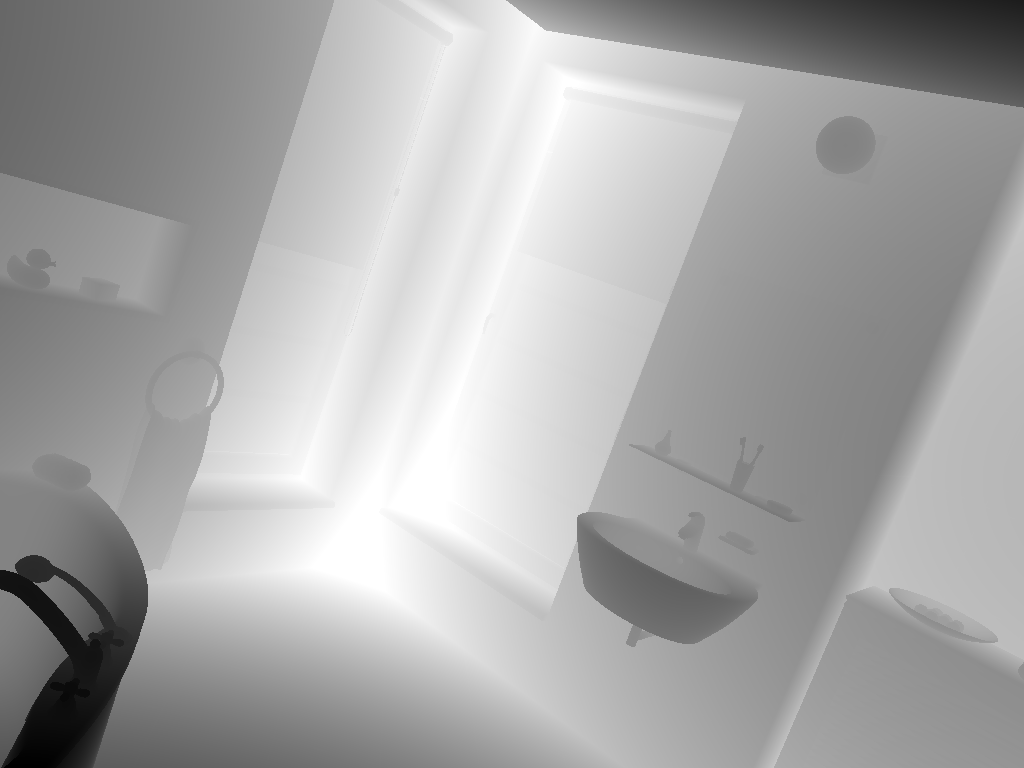
#> input picture data/visual_depth.png, 1024 x 768 px, given in place of visual_depth.jpg, which was not available
$ python depth_and_photometric_to_normals.py   (older library calls are emulated)
#> lines starting #> are read from the running program, lines starting #| are printed output that depends on the picture; pictures that were not available may be replaced by others from this repository, and a replacement may not be noted
import argparse
import os

import cv2
import numpy as np
from scipy.ndimage import gaussian_filter, binary_dilation


def remove_quantization_artifacts(depth: np.ndarray) -> np.ndarray:
    """
    Reduce quantization contours using morphological and interpolation techniques.
    """
    depth_uint8 = (np.clip(depth, 0, 1) * 255).astype(np.uint8)

    # Morphological operations to connect quantization gaps
    kernel = cv2.getStructuringElement(cv2.MORPH_ELLIPSE, (3, 3))
    processed = cv2.morphologyEx(depth_uint8, cv2.MORPH_CLOSE, kernel)
    processed = cv2.morphologyEx(processed, cv2.MORPH_OPEN, kernel)

    # Use inpainting-like smoothing to break harsh transitions
    # Apply small Gaussian then bilateral to smooth while keeping structure
    smooth1 = cv2.GaussianBlur(processed.astype(np.float32), (3, 3), 0.5)
    smooth2 = cv2.bilateralFilter(smooth1.astype(np.uint8), 5, 20, 20).astype(np.float32) / 255.0

    return smooth2


def apply_bilateral_filter(depth: np.ndarray, d: int = 9, sigma_color: float = 0.1, sigma_space: float = 75) -> np.ndarray:
    """Apply bilateral filtering to preserve edges while smoothing."""
    depth_uint8 = (np.clip(depth, 0, 1) * 255).astype(np.uint8)
    filtered = cv2.bilateralFilter(depth_uint8, d, sigma_color * 255, sigma_space)
    return filtered.astype(np.float32) / 255.0


def compute_normals_from_depth(
    depth: np.ndarray, smooth_sigma: float = 1.0, use_bilateral: bool = True
) -> np.ndarray:
    """
    Compute smooth surface normals from a depth map using filtered gradients.
    Aggressive preprocessing to remove quantization/JPEG artifacts.

    Args:
        depth: Grayscale depth map (H x W) as float in [0, 1].
        smooth_sigma: Smoothing strength (Gaussian sigma or bilateral iterations).
        use_bilateral: Use bilateral filtering (better edge preservation) vs Gaussian.

    Returns:
        Normal map (H x W x 3) with normals in [-1, 1] range and unit length.
    """
    # Ensure depth is float
    depth = depth.astype(np.float32)

    # Normalize depth to [0, 1]
    if depth.max() > 1.0:
        depth = depth / 255.0

    # Step 1: Remove quantization/JPEG artifacts
    print("  - Removing quantization artifacts...")
    depth = remove_quantization_artifacts(depth)
    depth = np.clip(depth, 0, 1)

    # Step 2: Upsample depth to reduce quantization effects
    print("  - Upsampling depth...")
    h, w = depth.shape
    depth_upsampled = cv2.resize(depth, (w * 2, h * 2), interpolation=cv2.INTER_CUBIC)

    # Step 3: Apply strong smoothing on upsampled depth
    if smooth_sigma > 0:
        if use_bilateral:
            # Bilateral: preserves edges, removes noise
            sigma_space = max(5, smooth_sigma * 15)
            depth_smooth = apply_bilateral_filter(depth_upsampled, d=11, sigma_color=0.08, sigma_space=sigma_space)
        else:
            # Gaussian + median
            depth_smooth = gaussian_filter(depth_upsampled, sigma=smooth_sigma * 2)
            depth_smooth = cv2.medianBlur((depth_smooth * 255).astype(np.uint8), 7).astype(np.float32) / 255.0
    else:
        depth_smooth = depth_upsampled

    # Step 4: Compute gradients on smooth upsampled depth
    grad_x = cv2.Sobel(depth_smooth, cv2.CV_32F, 1, 0, ksize=7)
    grad_y = cv2.Sobel(depth_smooth, cv2.CV_32F, 0, 1, ksize=7)

    # Initialize normal map
    h, w = depth_smooth.shape
    normals = np.zeros((h, w, 3), dtype=np.float32)

    # Normal vector formula: N = [-grad_x, -grad_y, 1]
    # (assumes positive Z points away from surface)
    normals[:, :, 0] = -grad_x
    normals[:, :, 1] = -grad_y
    normals[:, :, 2] = 1.0

    # Normalize to unit vectors
    norms = np.linalg.norm(normals, axis=2, keepdims=True)
    norms[norms == 0] = 1.0  # Avoid division by zero
    normals = normals / norms

    # Step 5: Downsample normals back to original resolution
    normals_downsampled = cv2.resize(normals, (w // 2, h // 2), interpolation=cv2.INTER_LINEAR)

    # Renormalize after downsampling
    norms = np.linalg.norm(normals_downsampled, axis=2, keepdims=True)
    norms[norms == 0] = 1.0
    normals = normals_downsampled / norms

    return normals


# [35 lines left out: function blend_normals_with_photometric, not called in this run]


def encode_normals_to_rgb(normals: np.ndarray) -> np.ndarray:
    """
    Encode normal vectors ([-1, 1] range) to RGB image ([0, 255] range).
    Maps X, Y, Z components to R, G, B channels.
    """
    # Map from [-1, 1] to [0, 255]
    encoded = ((normals + 1.0) * 0.5 * 255).astype(np.uint8)
    return encoded


def compute_and_save_normals(
    depth_path: str,
    photometric_path: str = None,
    output_path: str = None,
    smooth_sigma: float = 2.0,
    blend_weight: float = 0.0,
    use_bilateral: bool = True,
) -> None:
    """
    Main function to compute normals from depth and optional photometric image.

    Args:
        depth_path: Path to black-and-white depth image.
        photometric_path: Optional path to RGB photometric image.
        output_path: Path for output normal map.
        smooth_sigma: Smoothing strength (higher = smoother). Reduced from 3.0 due to upsampling strategy.
        blend_weight: Weight for photometric guidance blending.
        use_bilateral: Use bilateral filtering (better edge preservation).
    """
    if not os.path.exists(depth_path):
        raise FileNotFoundError(f"Depth image not found: {depth_path}")

    # Load depth image
    print(f"Loading depth from: {depth_path}")
    depth = cv2.imread(depth_path, cv2.IMREAD_GRAYSCALE)
    if depth is None:
        raise ValueError(f"Failed to read depth image: {depth_path}")

    # Load photometric image if provided
    photometric = None
    if photometric_path and os.path.exists(photometric_path):
        print(f"Loading photometric from: {photometric_path}")
        photometric = cv2.imread(photometric_path, cv2.IMREAD_COLOR)
        if photometric is None:
            print(f"Warning: Failed to read photometric image: {photometric_path}")
        elif photometric.shape[:2] != depth.shape:
            print(
                f"Warning: Photometric shape {photometric.shape} != depth shape {depth.shape}. Skipping blend."
            )
            photometric = None

    # Compute normals
    filter_type = "bilateral" if use_bilateral else "gaussian+median"
    print(f"Computing normals with smooth_sigma={smooth_sigma} ({filter_type})...")
    print(f"  Input depth shape: {depth.shape}")
    normals = compute_normals_from_depth(depth, smooth_sigma=smooth_sigma, use_bilateral=use_bilateral)
    print(f"  Output normal shape: {normals.shape}")

    # Optionally blend with photometric
    if photometric is not None and blend_weight > 0:
        print(f"Blending with photometric (weight={blend_weight})...")
        normals = blend_normals_with_photometric(normals, photometric, blend_weight)

    # Encode to RGB
    normal_rgb = encode_normals_to_rgb(normals)

    # Convert to BGR for OpenCV (normals already RGB)
    normal_bgr = cv2.cvtColor(normal_rgb, cv2.COLOR_RGB2BGR)

    # Save
    if output_path is None:
        output_path = "data/visual_normal_computed.png"

    if not cv2.imwrite(output_path, normal_bgr):
        raise IOError(f"Failed to write output image: {output_path}")

    print(f"Normal map saved to: {output_path}")


def pick_defaults() -> tuple:
    """Detect default input files if they exist."""
    depth_candidates = [
        "data/visual_depth_bw.jpg",
        "data/visual_depth_bw.png",
        "data/visual_depth.jpg",
        "data/visual_depth.png",
    ]
    photometric_candidates = [
        "data/visual_deth.png",
        "data/visual_depth.png",
        "data/img.jpg",
    ]

    depth_path = next((p for p in depth_candidates if os.path.exists(p)), depth_candidates[0])
    photometric_path = next(
        (p for p in photometric_candidates if os.path.exists(p)), None
    )

    return depth_path, photometric_path


def main() -> None:
    parser = argparse.ArgumentParser(
        description="Compute smooth surface normals from a depth map and optional photometric image."
    )

    depth_default, photo_default = pick_defaults()

    parser.add_argument(
        "--depth",
        default=depth_default,
        help="Path to black-and-white depth image.",
    )
    parser.add_argument(
        "--photometric",
        default=photo_default,
        help="Optional path to RGB photometric image for guidance.",
    )
    parser.add_argument(
        "--output",
        default="data/visual_normal_computed.png",
        help="Path for output normal map.",
    )
    parser.add_argument(
        "--smooth",
        type=float,
        default=2.0,
        help="Smoothing strength (higher = smoother). Upsampling handles much of the smoothing. Default: 2.0",
    )
    parser.add_argument(
        "--blend",
        type=float,
        default=0.0,
        help="Photometric blending weight (0 = no blend, >0 = use photometric details).",
    )
    parser.add_argument(
        "--gaussian-only",
        action="store_true",
        help="Use Gaussian+median filtering instead of bilateral (bilateral is default).",
    )

    args = parser.parse_args()

    compute_and_save_normals(
        depth_path=args.depth,
        photometric_path=args.photometric,
        output_path=args.output,
        smooth_sigma=args.smooth,
        blend_weight=args.blend,
        use_bilateral=not args.gaussian_only,
    )
#> in compute_and_save_normals, depth is the input picture: shape (768, 1024); min 0, max 255, mean 168.1
#|   Input depth shape: (768, 1024)
#> in compute_normals_from_depth, `grad_x = cv2.Sobel(depth_smooth, cv2.CV_32F, 1, 0, ksize=7)`:
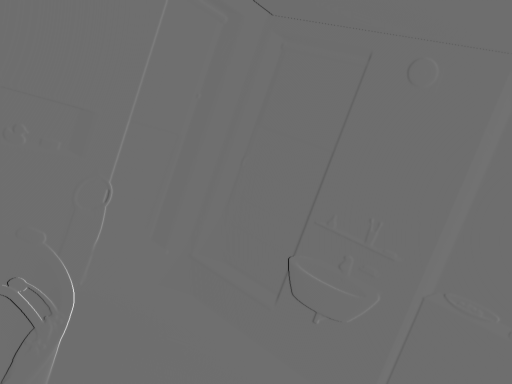
#> grad_x: shape (1536, 2048) float32 (shown at 1/4 size); min -208.8, max 273.2, mean 0.2; drawn with min black and max white
#> in compute_normals_from_depth, `grad_y = cv2.Sobel(depth_smooth, cv2.CV_32F, 0, 1, ksize=7)`:
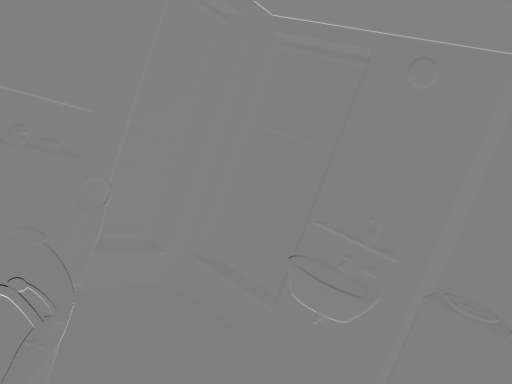
#> grad_y: shape (1536, 2048) float32 (shown at 1/4 size); min -257.7, max 252.6, mean 0.1; drawn with min black and max white
#> in compute_normals_from_depth, `norms = np.linalg.norm(normals, axis=2, keepdims=True)`:
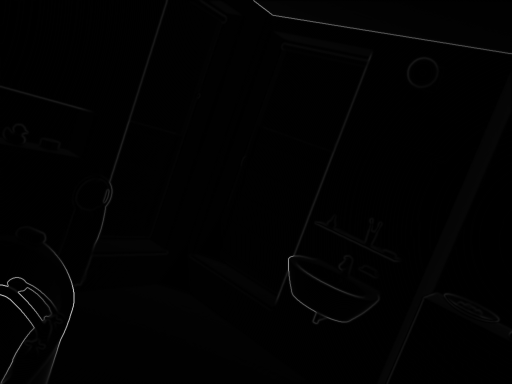
#> norms: shape (1536, 2048, 1) float32 (shown at 1/4 size); min 1, max 279.8, mean 3; drawn with min black and max white
#> in compute_normals_from_depth, `normals_downsampled = cv2.resize(normals, (w // 2, h // 2), interpolat..`:
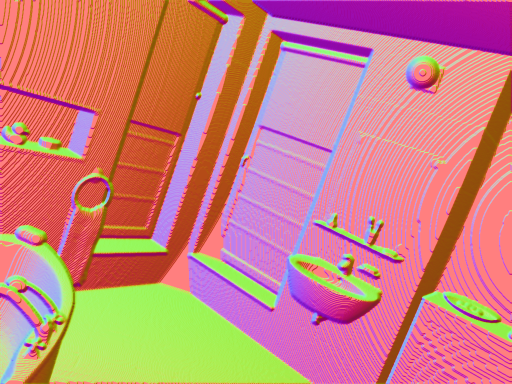
#> normals_downsampled: shape (768, 1024, 3) float32 (shown at 1/2 size); mean of channels 0, 1, 2 -0.00801, 0.0172, 0.606; drawn with min black and max white
#> in compute_normals_from_depth, `norms = np.linalg.norm(normals_downsampled, axis=2, keepdims=True)`:
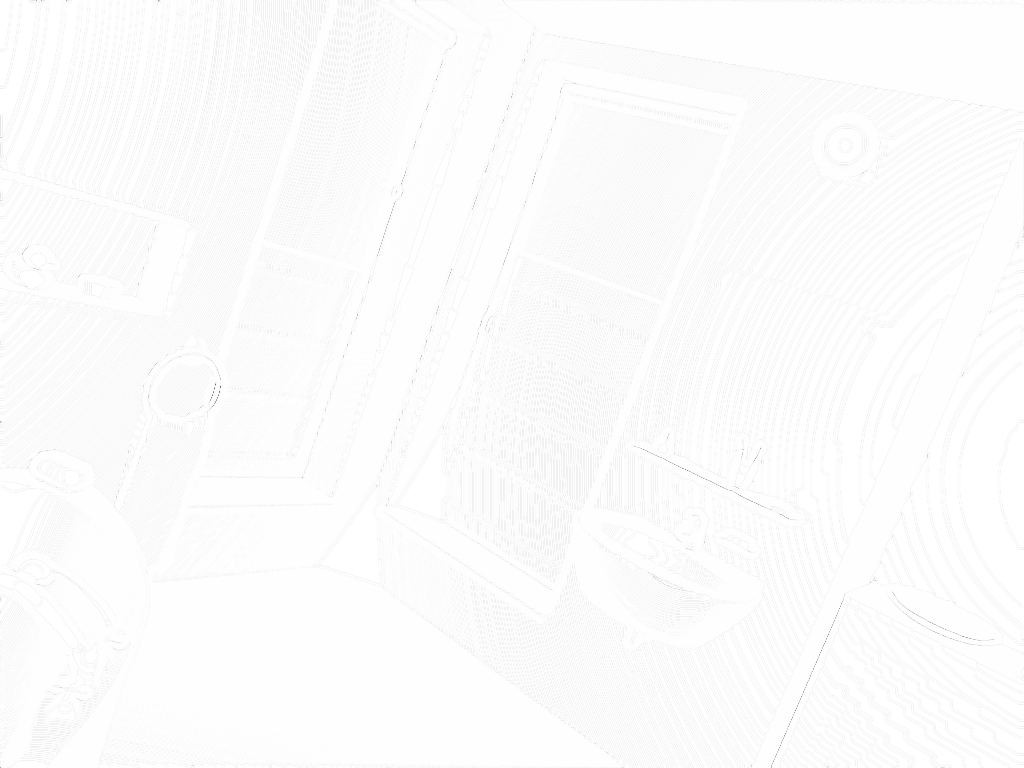
#> norms: shape (768, 1024, 1) float32; min 0.397, max 1, mean 0.991
#|   Output normal shape: (768, 1024, 3)


if __name__ == "__main__":
    main()

$ run again, with data/fake/img.jpg saved as data/visual_depth.png
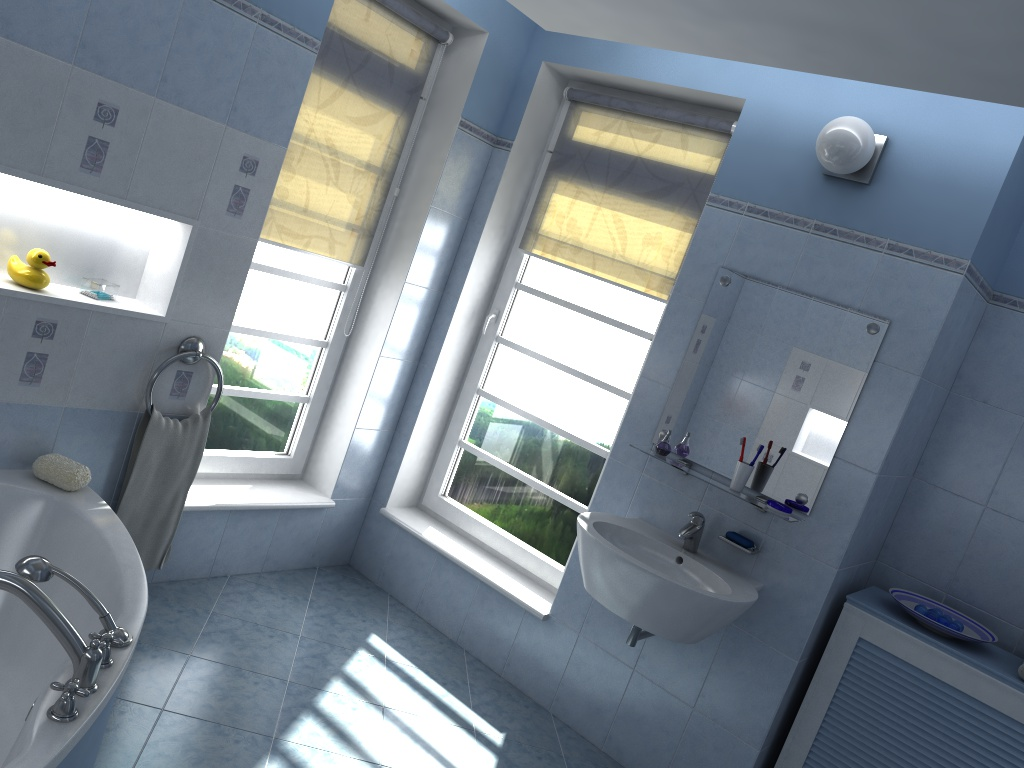
#> input picture data/fake/img.jpg, 1024 x 768 px, given in place of visual_depth.jpg, which was not available
#> in compute_and_save_normals, photometric is the input picture: shape (768, 1024, 3); mean B, G, R 137.7, 129.7, 120.6
#|   Input depth shape: (768, 1024)
#> in compute_normals_from_depth, `norms = np.linalg.norm(normals, axis=2, keepdims=True)`:
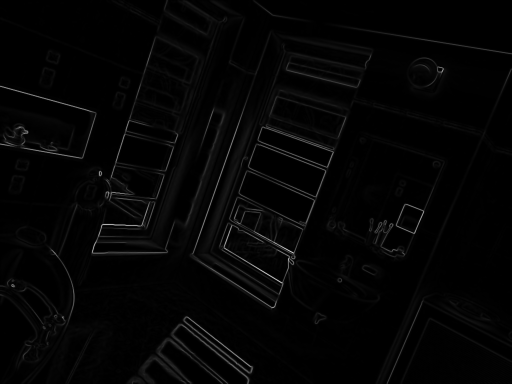
#> norms: shape (1536, 2048, 1) float32 (shown at 1/4 size); min 1, max 486.9, mean 9.8; drawn with min black and max white
#> in compute_normals_from_depth, `normals_downsampled = cv2.resize(normals, (w // 2, h // 2), interpolat..`:
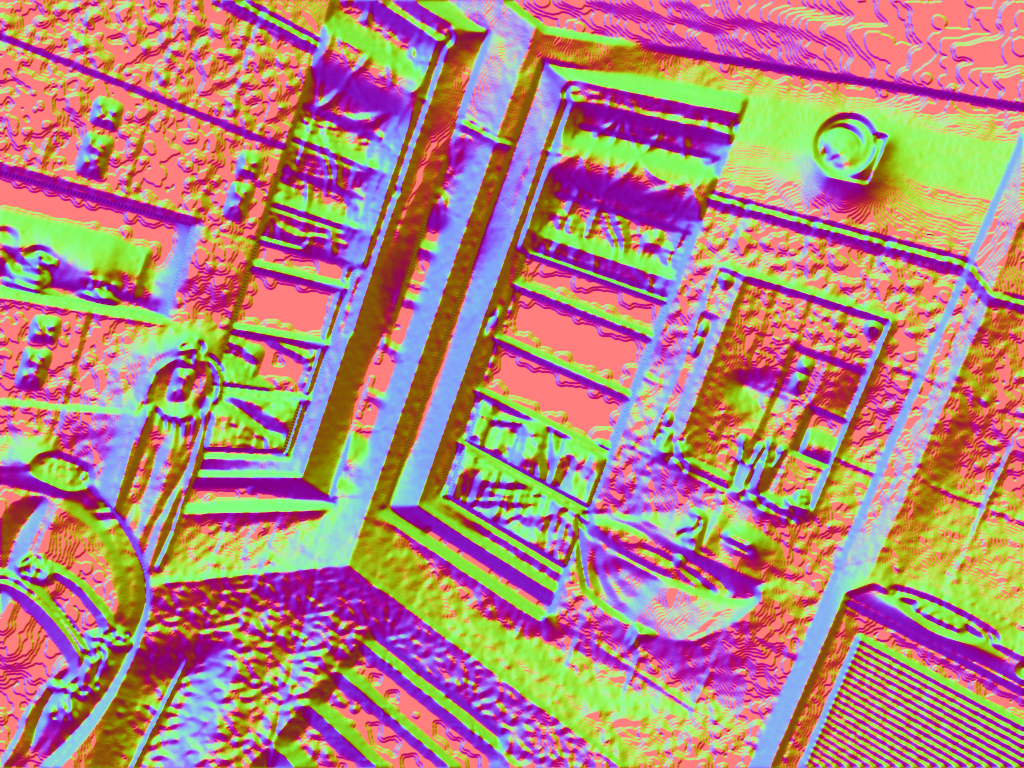
#> normals_downsampled: shape (768, 1024, 3) float32; mean of channels 0, 1, 2 -0.00646, 0.0428, 0.406; drawn with min black and max white
#|   Output normal shape: (768, 1024, 3)
